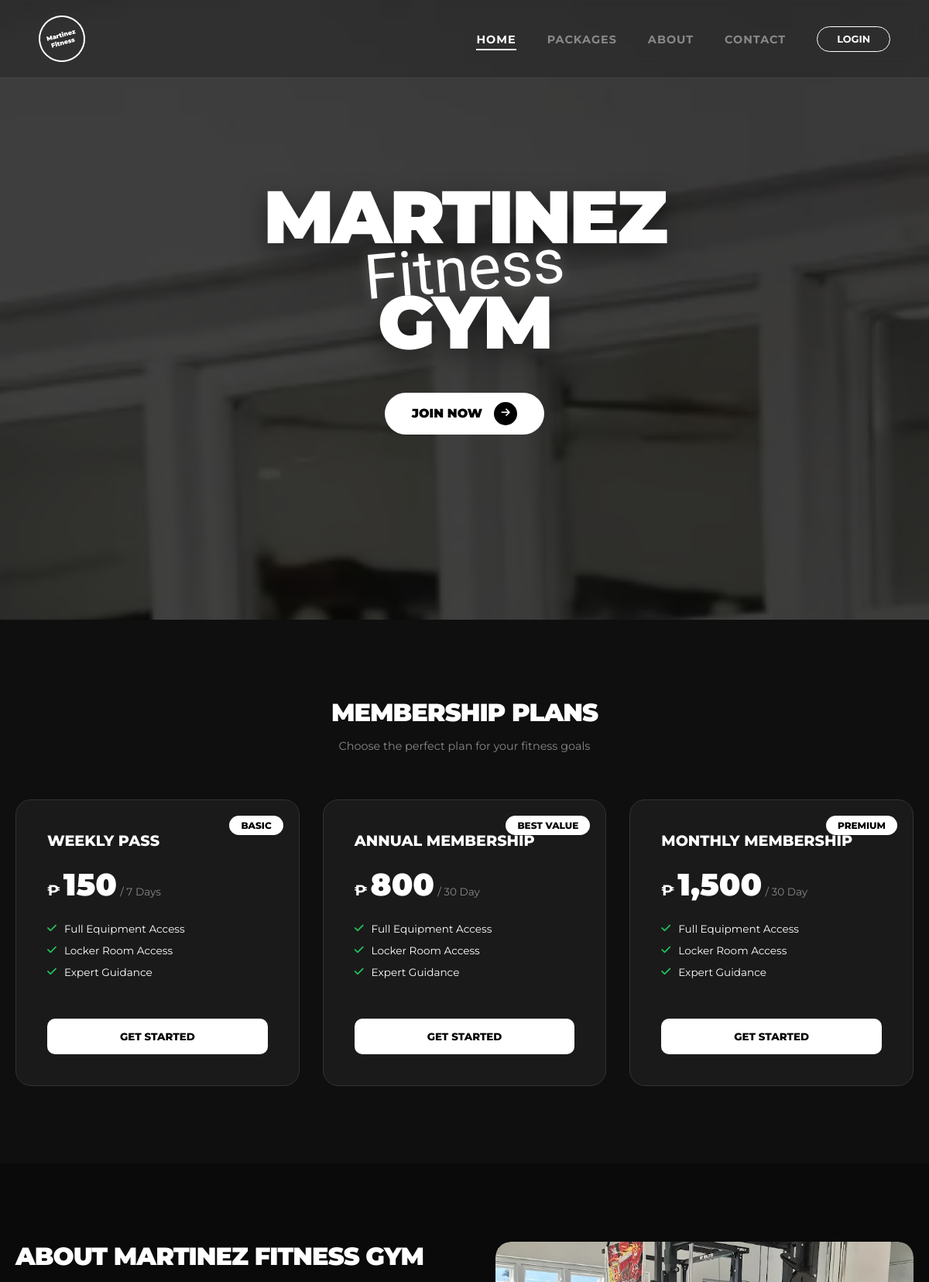
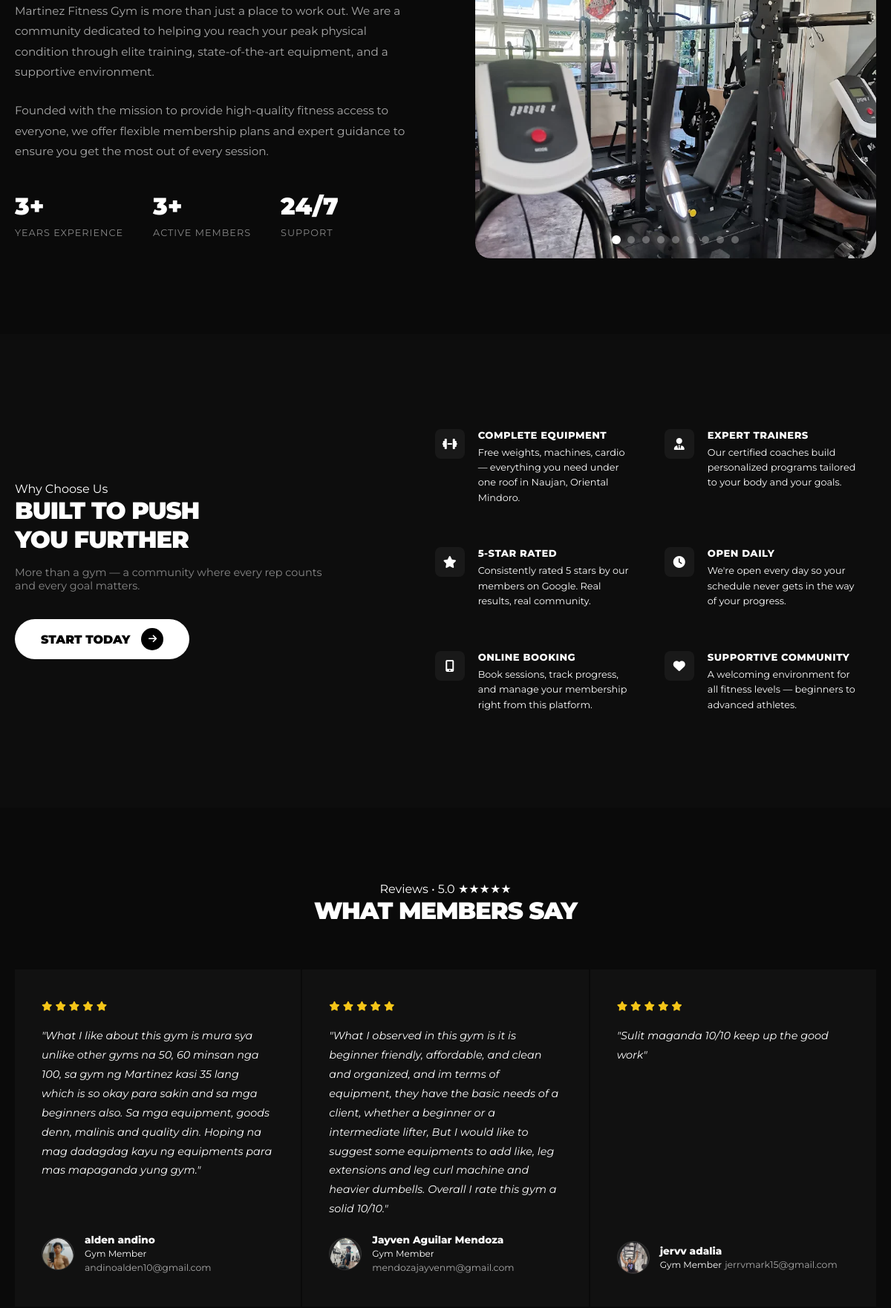
The page / (upper part) on the database its author committed (2 pictures, top to bottom).
### tables this page shows
CREATE TABLE IF NOT EXISTS `packages` (
  `id` int NOT NULL AUTO_INCREMENT,
  `name` varchar(100) NOT NULL,
  `duration` varchar(100) NOT NULL,
  `price` decimal(10,2) NOT NULL,
  `tag` varchar(50) DEFAULT NULL,
  `description` text,
  `is_trainer_assisted` tinyint(1) DEFAULT '0',
  `goal` varchar(50) DEFAULT 'General Fitness',
  `is_active` tinyint(1) DEFAULT '1',
  `created_at` timestamp NULL DEFAULT CURRENT_TIMESTAMP,
  `updated_at` timestamp NULL DEFAULT CURRENT_TIMESTAMP ON UPDATE CURRENT_TIMESTAMP,
  `diet_info` text,
  `guidance_info` text,
  `common_questions` text,
  PRIMARY KEY (`id`),
  KEY `idx_active` (`is_active`),
  KEY `idx_tag` (`tag`)
);

### index.php (the view, shortened to what the rows shown need)
<?php
$packages = [];
$settings = [];
try {
    $conn = getDBConnection();
    $result = $conn->query("SELECT * FROM packages WHERE is_active = 1 ORDER BY price ASC");
    if ($result) {
        while ($row = $result->fetch_assoc()) {
            $packages[] = $row;
        }
    }
    $result = $conn->query("SELECT setting_key, setting_value FROM gym_settings");
    if ($result) {
        while ($row = $result->fetch_assoc()) {
            $settings[$row['setting_key']] = $row['setting_value'];
        }
    }
} catch (Exception $e) {
    error_log("Error fetching data for index: " . $e->getMessage());
}
function getSetting($key, $default = '', $settings = []) {
    return $settings[$key] ?? $default;
}
?>
<!DOCTYPE html>
<html lang="en">
<head>
    <link rel="stylesheet" href="https://cdnjs.cloudflare.com/ajax/libs/font-awesome/6.4.0/css/all.min.css">
    <link rel="stylesheet" href="assets/css/style.css?v=1.4">
</head>
<body>
    <section class="hero" id="home">
        <div class="hero-content">
            <?php
            $gymName = getSetting('gym_name', 'MARTINEZ Fitness GYM', $settings);
            $nameParts = explode(' ', $gymName);
            ?>
            <h1 class="big-text"><?php echo htmlspecialchars($nameParts[0] ?? 'MARTINEZ'); ?></h1>
            <h1 class="big-text"><?php echo htmlspecialchars($nameParts[2] ?? ($nameParts[1] ?? 'GYM')); ?></h1>
        </div>
    </section>
    <section class="packages-section" id="packages">
        <div class="container">
            <div class="section-header">
                <h2 class="section-title">Membership Plans</h2>
            </div>
            <div class="packages-grid">
                <?php if (empty($packages)): ?>
                    <p>No active packages available at the moment.</p>
                <?php else: ?>
                    <?php foreach ($packages as $package): ?>
                        <div class="package-card <?php echo $package['tag'] === 'Popular' ? 'popular' : ''; ?>">
                            <?php if ($package['tag']): ?>
                                <span class="package-tag"><?php echo htmlspecialchars($package['tag']); ?></span>
                            <?php endif; ?>
                            <h3 class="package-name"><?php echo htmlspecialchars($package['name']); ?></h3>
                            <div class="package-price">
                                <span class="currency">₱</span>
                                <span class="amount"><?php echo number_format($package['price'], 0); ?></span>
                                <span class="duration">/ <?php echo htmlspecialchars($package['duration']); ?></span>
                            </div>
                            <ul class="package-features">
                                <?php
                                $description = $package['description'] ?? '';
                                if (!empty($description)) {
                                    $features = array_filter(array_map('trim', explode("\n", $description)));
                                    if (!empty($features)) {
                                        foreach ($features as $feature): ?>
                                            <li><i class="fas fa-check"></i> <?php echo htmlspecialchars($feature); ?></li>
                                        <?php endforeach;
                                    } else {
                                        echo '<li><i class="fas fa-check"></i> Full Equipment Access</li>';
                                        echo '<li><i class="fas fa-check"></i> Locker Room Access</li>';
                                        echo '<li><i class="fas fa-check"></i> Expert Guidance</li>';
                                    }
                                } else {
                                    echo '<li><i class="fas fa-check"></i> Full Equipment Access</li>';
                                    echo '<li><i class="fas fa-check"></i> Locker Room Access</li>';
                                    echo '<li><i class="fas fa-check"></i> Expert Guidance</li>';
                                }
                                ?>
                            </ul>
                            <button class="package-btn" onclick="openModal('signup')">Get Started</button>
                        </div>
                    <?php endforeach; ?>
                <?php endif; ?>
            </div>
        </div>
    </section>
    <section class="about-section" id="about">
        <div class="container">
            <div class="about-content">
                <div class="about-text">
                    <h2 class="section-title">About <?php echo htmlspecialchars(getSetting('gym_name', 'Martinez Fitness', $settings)); ?></h2>
                </div>
            </div>
        </div>
    </section>
    <section class="why-section">
        <div class="container">
            <div class="why-grid">
                <div class="why-text">
                    <h2 class="section-title">Built to Push<br>You Further</h2>
                </div>
            </div>
        </div>
    </section>
    <section class="testimonials-section">
        <div class="container">
            <div class="section-header">
                <h2 class="section-title">What Members Say</h2>
            </div>
    </section>
</body>
</html>

### rows shown on the page
packages: tag "BASIC", name "WEEKLY PASS", price "150", duration "7 Days"
packages: tag "BEST VALUE", name "ANNUAL MEMBERSHIP", price "800", duration "30 Day"
packages: tag "PREMIUM", name "MONTHLY MEMBERSHIP", price "1,500", duration "30 Day"

### other values the page prints
$nameParts[0] "Martinez"
$nameParts[1] "Fitness"
$nameParts[0] "MARTINEZ"
$nameParts[2] "GYM"
getSetting('gym_name', 'Martinez Fitness', $settings) "MARTINEZ FITNESS GYM"
getSetting('years_experience', '10+', $settings) "3+"
$activeMemberCount "3"
